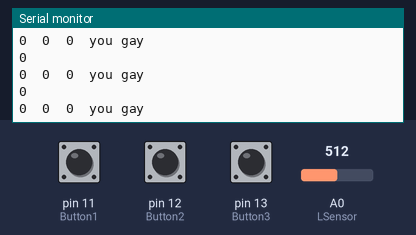
A sketch run on a simulated Arduino Uno, built with avr-gcc and run on an emulated ATmega328P. On the bench: the last lines printed to the serial monitor. The test bench sets the inputs (shaded band); at power-on: A0 (LSensor) = 512, pin 11 (Button1) LOW, pin 13 (Button3) LOW, pin 12 (Button2) LOW.

Above: at 1.2 s.
1.3 s: A0 (LSensor) set to 716
At 1.33 s:
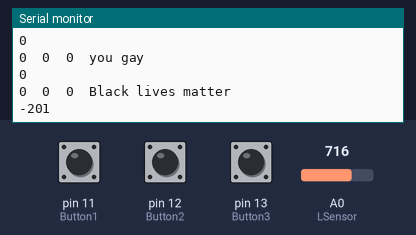
2.8 s: A0 (LSensor) set to 900
At 2.94 s:
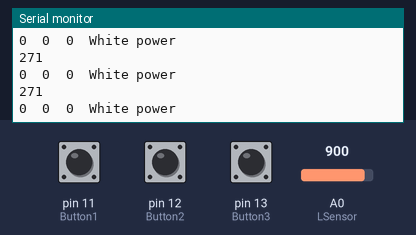
4.3 s: pin 11 (Button1) pulled HIGH for 0.15 s
At 4.35 s:
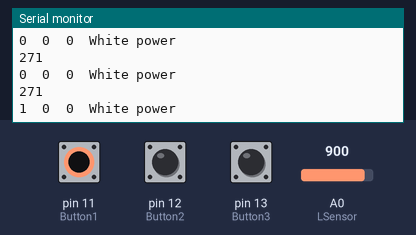
7.4 s: pin 13 (Button3) pulled HIGH for 0.15 s
At 7.57 s:
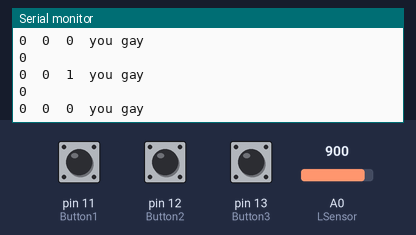
10.5 s: pin 12 (Button2) pulled HIGH for 0.15 s
At 10.58 s:
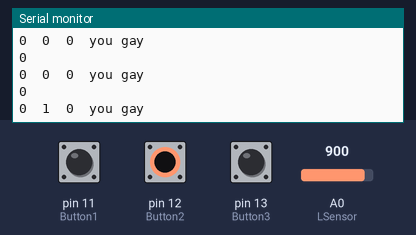
13.6 s: pin 11 (Button1) pulled HIGH for 1 s
At 13.7 s:
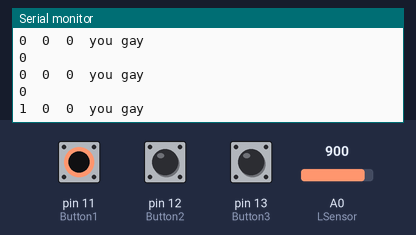
Timing chart, 0 to 16.6 s (numbered marks = the images above; inputs shaded):
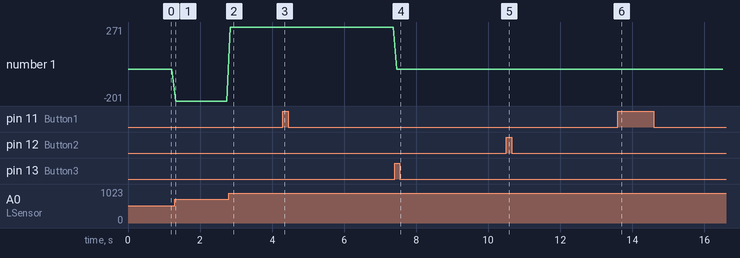

The sketch:

Evduino_v1.ino
```cpp
int Button1 = 11;
int ButtonState2 = 0;
int Button2 = 12;
int ButtonState1 = 0;
int Button3 = 13;
int ButtonState3 = 0;

int i, avr, str = 0;
int WBthreshold, LSreading = 0;
int state = 0;


int LSensor = A0;    // select the input pin for the potentiometer
int sensorValue = 0;  // variable to store the value coming from the sensor

void setup() {
  pinMode(Button1, INPUT);
  pinMode(Button2, INPUT);
  pinMode(Button3, INPUT);

  Serial.begin(9600);
  while ( !Serial );
  pinMode(LSensor, INPUT);
  WBthreshold = analogRead(LSensor);
}

void loop() {
  if ( digitalRead(Button3) == HIGH ) {
    WBthreshold = analogRead(LSensor);
  }

  ButtonState1 = digitalRead(Button1);
  ButtonState2 = digitalRead(Button2);
  ButtonState3 = digitalRead(Button3);

  sensorValue = analogRead(LSensor);

  str = 0;
  for (i = 0; i < 99; i++)
  {
    str += WBthreshold - sensorValue;
  }
  avr = str / 100;

  LSreading = avr;

  if ( (LSreading < 30) && (LSreading > -30) ) {
    state = 0;
    Serial.println ( "you gay" );
  }
  else if (LSreading > 30) {
    state = 1;
    Serial.println ( "White power" );
  }
  else if (LSreading < -30) {
    state = -1;
    Serial.println ( "Black lives matter" );
  }

  // Serial.println ( state );
  Serial.println(LSreading);
  Serial.print(ButtonState1); Serial.print("  ");
  Serial.print(ButtonState2); Serial.print("  ");
  Serial.print(ButtonState3); Serial.print("  ");
  delay(100);

}
```

Measured:
- after the input at 1.3 s, the serial monitor: prints a new line at once (image 1)
- after the input at 2.8 s, the serial monitor: prints a new line at once (image 2)
- after the input at 4.3 s, the serial monitor: prints a new line after 0.05 s (image 3)
- after the input at 7.4 s, the serial monitor: prints a new line after 0.06 s (image 4)
- after the input at 10.5 s, the serial monitor: prints a new line after 0.08 s (image 5)
- after the input at 13.6 s, the serial monitor: prints a new line after 0.10 s (image 6)
- plotted number 1: 0 → -201 after the input at 1.3 s, -201 → 271 after the input at 2.8 s
